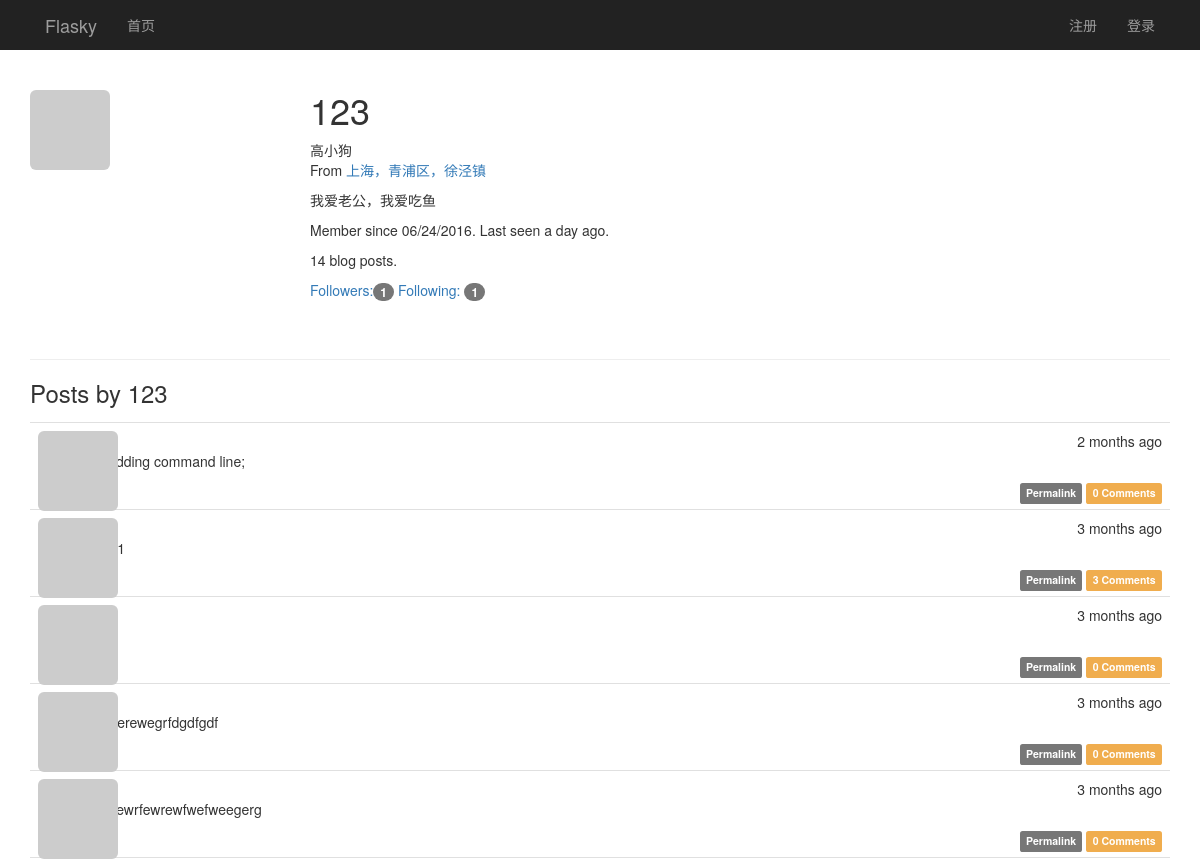
Before: /user/123 (upper part) with the older database file.
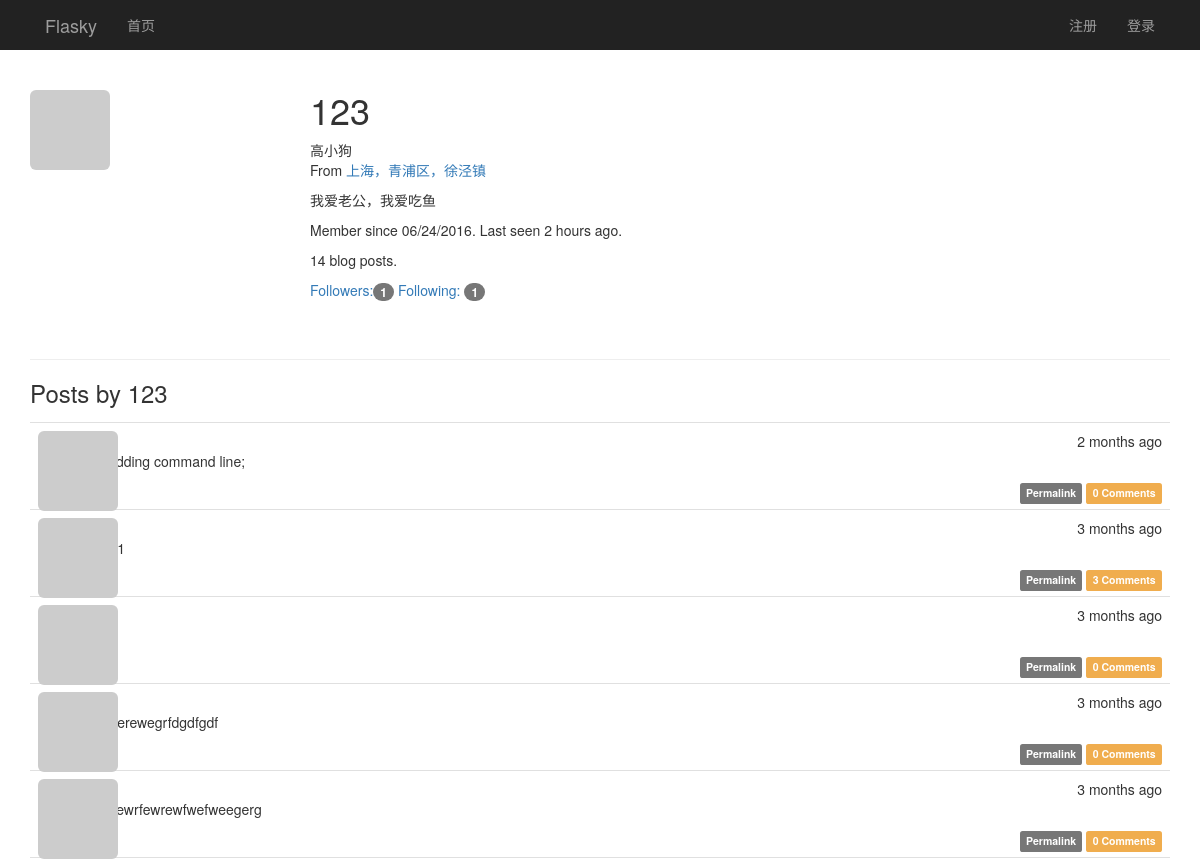
After: the same page with the newer database file.
### app/models.py (models this page shows, shortened)
class User(UserMixin, db.Model):
    __tablename__ = 'users'
    id = db.Column(db.Integer, primary_key=True)
    email = db.Column(db.String(64), unique=True, index=True)
    username = db.Column(db.String(64), unique=True, index=True)
    password_hash = db.Column(db.String(128))
    confirmed = db.Column(db.Boolean, default=False)
    role_id = db.Column(db.Integer, db.ForeignKey('roles.id'))
    name = db.Column(db.String(64))
    location = db.Column(db.String(64))
    about_me = db.Column(db.TEXT())
    member_since = db.Column(db.DateTime(), default=datetime.utcnow)
    last_seen = db.Column(db.DateTime(), default=datetime.utcnow)
    avatar_hash = db.Column(db.String(32))
    ''' 查询用户写的文章,SQL:
    SELECT
        posts.id AS posts_id,
        posts.body AS posts_body,
        posts.body_html AS posts_body_html,
        posts.timestamp AS posts_timestamp,
        posts.author_id AS posts_author_id
    FROM
        posts
    WHERE
        posts.author_id = 2
    '''
    posts = db.relationship('Post', backref='author', lazy='dynamic')
    """follower_id表示关注者， followed_id表示被关注者
        查询被关注者，select * from follows  LEFT JOIN users on follower_id = id where follower_id=2
    SELECT
        follows.follower_id AS follows_follower_id,
        follows.followed_id AS follows_followed_id,
        follows.timestamp AS follows_timestamp,
        users_1.id AS users_1_id,
        users_1.email AS users_1_email,
        users_1.username AS users_1_username,
        users_1.password_hash AS users_1_password_hash,
        users_1.confirmed AS users_1_confirmed,
        users_1.role_id AS users_1_role_id,
        users_1.name AS users_1_name,
        users_1.location AS users_1_location,
        users_1.about_me AS users_1_about_me,
        users_1.member_since AS users_1_member_since,
        users_1.last_seen AS users_1_last_seen,
        users_1.avatar_hash AS users_1_avatar_hash,
        users_2.id AS users_2_id,
        users_2.email AS users_2_email,
        users_2.username AS users_2_username,
        users_2.password_hash AS users_2_password_hash,
        users_2.confirmed AS users_2_confirmed,
        users_2.role_id AS users_2_role_id,
        users_2.name AS users_2_name,
        users_2.location AS users_2_location,
        users_2.about_me AS users_2_about_me,
        users_2.member_since AS users_2_member_since,
        users_2.last_seen AS users_2_last_seen,
        users_2.avatar_hash AS users_2_avatar_hash
    FROM
        follows
    LEFT OUTER JOIN users AS users_1 ON users_1.id = follows.follower_id
    LEFT OUTER JOIN users AS users_2 ON users_2.id = follows.followed_id
    WHERE
        follows.follower_id = 2;
    """
    followed = db.relationship('Follow', foreign_keys=[Follow.follower_id],
                               backref=db.backref('follower', lazy='joined'),
                               lazy='dynamic',
                               cascade='all, delete-orphan')
    """ 查询关注者， select * from follows  LEFT JOIN users on followed_id = id where followed_id=3
        users_1：关注者表
        users_2：被关注者表
    SELECT
        follows.follower_id AS follows_follower_id,
        follows.followed_id AS follows_followed_id,
        follows.timestamp AS follows_timestamp,
        users_1.id AS users_1_id,
        users_1.email AS users_1_email,
        users_1.username AS users_1_username,
        users_1.password_hash AS users_1_password_hash,
        users_1.confirmed AS users_1_confirmed,
        users_1.role_id AS users_1_role_id,
        users_1.name AS users_1_name,
        users_1.location AS users_1_location,
        users_1.about_me AS users_1_about_me,
        users_1.member_since AS users_1_member_since,
        users_1.last_seen AS users_1_last_seen,
        users_1.avatar_hash AS users_1_avatar_hash,
        users_2.id AS users_2_id,
        users_2.email AS users_2_email,
        users_2.username AS users_2_username,
        users_2.password_hash AS users_2_password_hash,
        users_2.confirmed AS users_2_confirmed,
        users_2.role_id AS users_2_role_id,
        users_2.name AS users_2_name,
        users_2.location AS users_2_location,
        users_2.about_me AS users_2_about_me,
        users_2.member_since AS users_2_member_since,
        users_2.last_seen AS users_2_last_seen,
        users_2.avatar_hash AS users_2_avatar_hash
    FROM
        follows
    LEFT OUTER JOIN users AS users_1 ON users_1.id = follows.follower_id
    LEFT OUTER JOIN users AS users_2 ON users_2.id = follows.followed_id
    WHERE
        follows.followed_id = 7;
    """
    followers = db.relationship('Follow', foreign_keys=[Follow.followed_id],
                                backref=db.backref('followed', lazy='joined'),
                                lazy='dynamic',
                                cascade='all, delete-orphan')
    comments = db.relationship('Comment', backref='author', lazy='dynamic')
    @property
    def password(self):
        raise AttributeError('password is not a readable attribute')
    def gravatar(self, size=100, default='identicon', rating='g'):
        if request.is_secure:
            url = 'https://secure.gravatar.com/avatar'
        else:
            url = 'http://s.gravatar.com/avatar'
        email_hash = self.avatar_hash or hashlib.md5(self.email.encode('utf-8')).hexdigest()
        return '{url}/{hash}?s={size}&d={default}&r={rating}'.format(
            url=url, hash=email_hash, size=size, default=default, rating=rating)

### app/main/views.py (the view)
@main.route('/user/<username>')
def user(username):
    user_name = User.query.filter_by(username=username).first_or_404()
    page = request.args.get('page', 1, type=int)
    pagination = user_name.posts.order_by(Post.timestamp.desc()).paginate(page, per_page=current_app.config[
        'FLASK_POSTS_PER_PAGE'], error_out=False)
    posts = pagination.items
    return render_template('user.html', user=user_name, posts=posts, pagination=pagination)

### app/auth/views.py (called while the page is built)
@auth.before_app_request
def before_request():
    if current_user.is_authenticated:
        current_user.ping()
        if not current_user.confirmed \
                and request.endpoint[:5] != 'auth.' \
                and request.endpoint != 'static':
            return redirect(url_for('auth.unconfirmed'))

### app/main/__init__.py (called while the page is built)
@main.app_context_processor
def inject_permissions():
    return dict(Permission=Permission)

### app/models.py (called while the page is built)
    def can(self, permissions):
        return False

    def is_administrator(self):
        return False

### app/templates/user.html (shortened to what this page needs)
{% extends "base.html" %}
{% import "_marcros.html" as macros %}
{% block page_content %}
<div class="page-header" xmlns="http://www.w3.org/1999/html">
    <img class="img-rounded profile-thumbnail" src="{{ user.gravatar(size=256) }}">
    <div class="profile-header">
        <h1>{{ user.username }}</h1>
        {% if user.name or user.location %}
        <p>
            {% if user.name %}{{ user.name }}<br>{% endif %}
            {% if user.location %}
                From <a href="http://maps.google.com/?q={{ user.location }}">
                    {{ user.location }}
                </a><br>
            {% endif %}
        </p>
        {% endif %}
        {%  if user.about_me %}<p>{{ user.about_me }}</p>{% endif %}
        <p>
            Member since {{ moment(user.member_since).format('L') }}.
            Last seen {{ moment(user.last_seen).fromNow() }}.
        </p>
        <p>{{ user.posts.count() }} blog posts.</p>
        <p>
        <a href="{{ url_for('.followers', username=user.username) }}">
            Followers:<span class="badge">{{ user.followers.count() - 1 }}</span>
        </a>
        <a href="{{ url_for('.followed_by', username=user.username) }}">
            Following: <span class="badge">{{ user.followed.count() - 1 }}
        </span>
        </a>
        </p>
    </div>
</div>
    <h3>Posts by {{ user.username }}</h3>
    {% include '_posts.html' %}
{% endblock %}

Changed rows visible on the page:
changed User "高小狗": last_seen "a day ago" → "2 hours ago"
